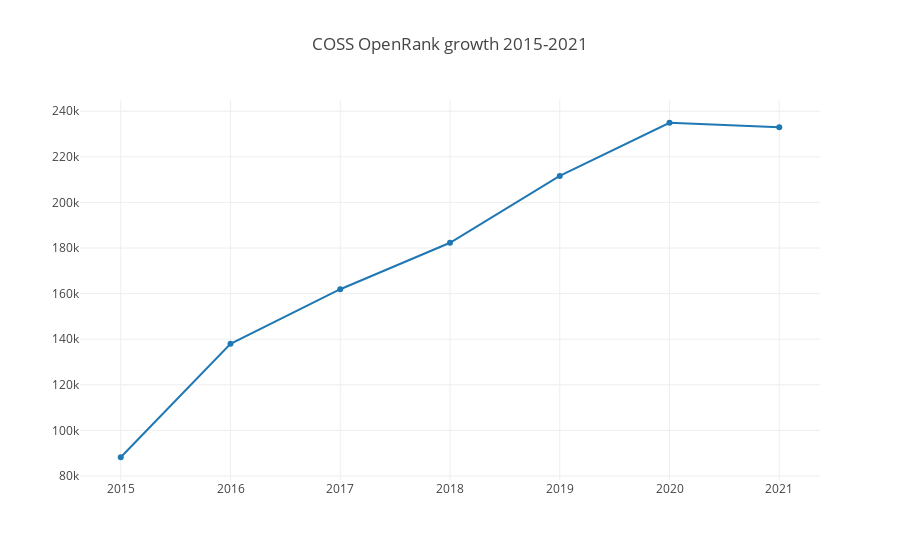

Notebook source saved alongside this figure:
### Markdown cell above
## OpenRank growth for global COSS

### Code cell
openDigger.index.openrank.getRepoOpenrank({
    labelUnion: [':companies/coss'],
    startYear: 2015,
    endYear: 2021,
    startMonth: 1,
    endMonth: 12,
    groupTimeRange: 'year',
    groupBy: 'Company',
    limit: -1
}).then(data => {
    var x = [2015, 2016, 2017, 2018, 2019, 2020, 2021];
    var y = [];
    for (var i = 0; i < x.length; i++) {
        var openrank = 0;
        data.forEach(row => openrank += row.open_rank[i]);
        y.push(openrank);
    }
    openDigger.render.plotly([{
        x,
        y,
        name: 'openrank',
    }], {title: 'COSS OpenRank growth 2015-2021'});
});

### Figure 1 — Plotly figure (JSON) as saved in the notebook; plotly's stock layout.template omitted (floating-point values rounded to 4 significant figures)
{"data": [{"name": "openrank", "x": [2015, 2016, 2017, 2018, 2019, 2020, 2021], "y": [88210.0, 138000.0, 161900.0, 182300.0, 211600.0, 234900.0, 232900.0]}], "layout": {"autosize": true, "title": {"text": "COSS OpenRank growth 2015-2021"}, "xaxis": {"autorange": true, "range": [2015.0, 2021.0], "type": "linear"}, "yaxis": {"autorange": true, "range": [76100.0, 247100.0], "type": "linear"}}}
